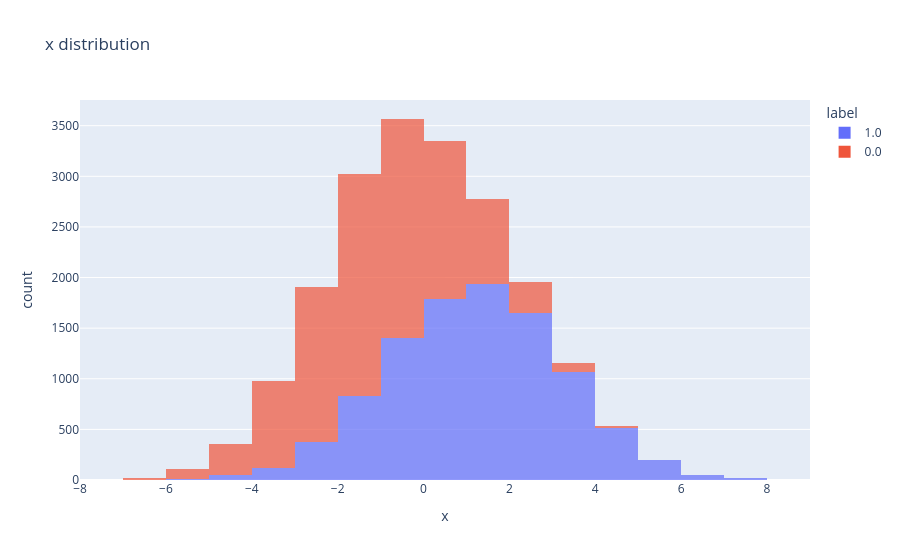
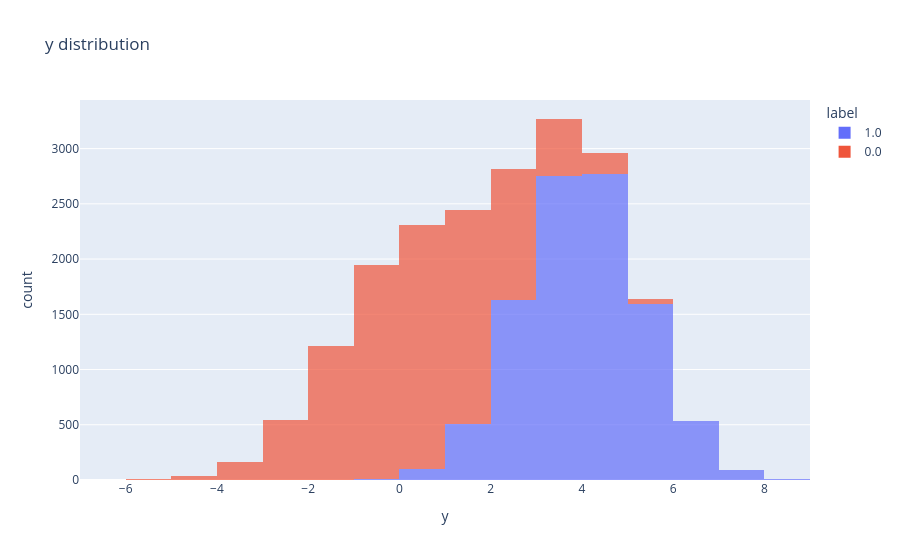
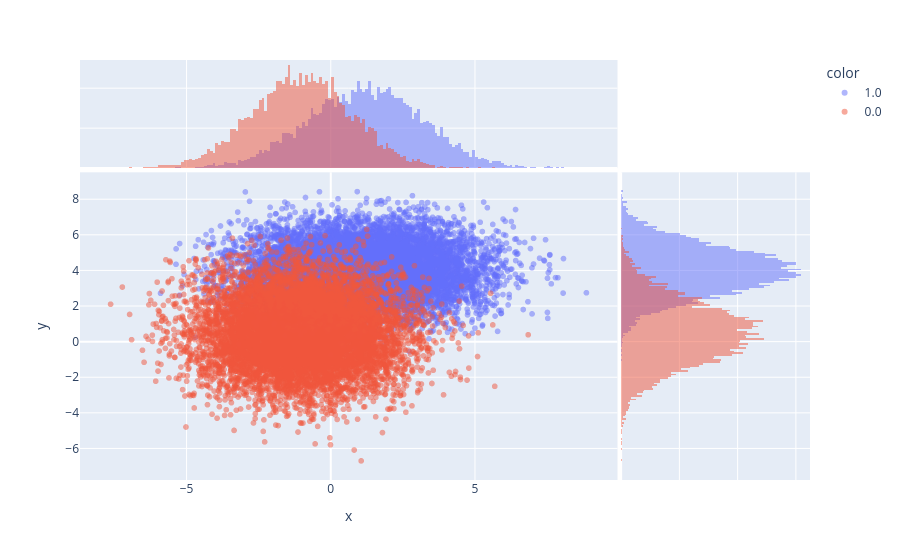

Notebook cell for these charts, in order:
### Markdown cell above
## Analiza wizualna danych. 

Pierwszy krok przy analizie danych z użyciem dowolnego algorytmu to ich inspekcja. Korzystając z metod klasy DataFrame proszę:
* narysować rozkłady wszystkich zmiennych wejściowych oddzielnie dla klas 0 i 1
* narysować wykres korelacji między zmiennymi wejściowymi dla klas 0 i 1 na jednym rysunku

Oglądając rysunki proszę sprawdzić jakościowo czy:
* czy średnie wartości $x$ i $y$ są zgodne z założeniami? 
* czy krotność klas jest zgodna z założeniami?
* czy rozkłady dwuwymiarowe są zgodne z założeniem diagonalnej macierzy kowariancji?

### Code cell
#BEGIN_SOLUTION

px.histogram(df, x="x", nbins=30, color='label', title="x distribution", opacity=0.7).show()
px.histogram(df, x="y", nbins=30, color='label', title="y distribution", opacity=0.7).show()

px.scatter(
    df, 
    x="x", 
    y="y", 
    color=df["label"].astype(str),
    opacity=0.5,
    marginal_x="histogram",   # inne opcje: "box", "violin", "rug"
    marginal_y="histogram"
).show()
#END_SOLUTION

### Figure 1 — Plotly figure (JSON) as saved in the notebook; plotly's stock layout.template omitted (floating-point values rounded to 4 significant figures; data arrays with more than 128 entries replaced by an {"elided": "..."} marker saying what was removed)
{"data": [{"alignmentgroup": "True", "bingroup": "x", "hovertemplate": "label=1.0<br>x=%{x}<br>count=%{y}<extra></extra>", "legendgroup": "1.0", "marker": {"color": "#636efa", "opacity": 0.7, "pattern": {"shape": ""}}, "name": "1.0", "nbinsx": 30, "offsetgroup": "1.0", "orientation": "v", "showlegend": true, "type": "histogram", "x": {"elided": "10000 float values"}, "xaxis": "x", "yaxis": "y"}, {"alignmentgroup": "True", "bingroup": "x", "hovertemplate": "label=0.0<br>x=%{x}<br>count=%{y}<extra></extra>", "legendgroup": "0.0", "marker": {"color": "#EF553B", "opacity": 0.7, "pattern": {"shape": ""}}, "name": "0.0", "nbinsx": 30, "offsetgroup": "0.0", "orientation": "v", "showlegend": true, "type": "histogram", "x": {"elided": "10000 float values"}, "xaxis": "x", "yaxis": "y"}], "layout": {"barmode": "relative", "legend": {"title": {"text": "label"}, "tracegroupgap": 0}, "title": {"text": "x distribution"}, "xaxis": {"anchor": "y", "domain": [0, 1], "title": {"text": "x"}}, "yaxis": {"anchor": "x", "domain": [0, 1], "title": {"text": "count"}}}}

### Figure 2 — Plotly figure (JSON) as saved in the notebook; plotly's stock layout.template omitted (floating-point values rounded to 4 significant figures; data arrays with more than 128 entries replaced by an {"elided": "..."} marker saying what was removed)
{"data": [{"alignmentgroup": "True", "bingroup": "x", "hovertemplate": "label=1.0<br>y=%{x}<br>count=%{y}<extra></extra>", "legendgroup": "1.0", "marker": {"color": "#636efa", "opacity": 0.7, "pattern": {"shape": ""}}, "name": "1.0", "nbinsx": 30, "offsetgroup": "1.0", "orientation": "v", "showlegend": true, "type": "histogram", "x": {"elided": "10000 float values"}, "xaxis": "x", "yaxis": "y"}, {"alignmentgroup": "True", "bingroup": "x", "hovertemplate": "label=0.0<br>y=%{x}<br>count=%{y}<extra></extra>", "legendgroup": "0.0", "marker": {"color": "#EF553B", "opacity": 0.7, "pattern": {"shape": ""}}, "name": "0.0", "nbinsx": 30, "offsetgroup": "0.0", "orientation": "v", "showlegend": true, "type": "histogram", "x": {"elided": "10000 float values"}, "xaxis": "x", "yaxis": "y"}], "layout": {"barmode": "relative", "legend": {"title": {"text": "label"}, "tracegroupgap": 0}, "title": {"text": "y distribution"}, "xaxis": {"anchor": "y", "domain": [0, 1], "title": {"text": "y"}}, "yaxis": {"anchor": "x", "domain": [0, 1], "title": {"text": "count"}}}}

### Figure 3 — Plotly figure (JSON) as saved in the notebook; plotly's stock layout.template omitted (floating-point values rounded to 4 significant figures; data arrays with more than 128 entries replaced by an {"elided": "..."} marker saying what was removed)
{"data": [{"hovertemplate": "color=1.0<br>x=%{x}<br>y=%{y}<extra></extra>", "legendgroup": "1.0", "marker": {"color": "#636efa", "opacity": 0.5, "symbol": "circle"}, "mode": "markers", "name": "1.0", "showlegend": true, "type": "scattergl", "x": {"elided": "10000 float values"}, "xaxis": "x", "y": {"elided": "10000 float values"}, "yaxis": "y"}, {"alignmentgroup": "True", "bingroup": "x", "hovertemplate": "color=1.0<br>x=%{x}<br>count=%{y}<extra></extra>", "legendgroup": "1.0", "marker": {"color": "#636efa"}, "name": "1.0", "offsetgroup": "1.0", "opacity": 0.5, "showlegend": false, "type": "histogram", "x": {"elided": "10000 float values"}, "xaxis": "x3", "yaxis": "y3"}, {"alignmentgroup": "True", "bingroup": "y", "hovertemplate": "color=1.0<br>y=%{y}<br>count=%{x}<extra></extra>", "legendgroup": "1.0", "marker": {"color": "#636efa"}, "name": "1.0", "offsetgroup": "1.0", "opacity": 0.5, "showlegend": false, "type": "histogram", "xaxis": "x2", "y": {"elided": "10000 float values"}, "yaxis": "y2"}, {"hovertemplate": "color=0.0<br>x=%{x}<br>y=%{y}<extra></extra>", "legendgroup": "0.0", "marker": {"color": "#EF553B", "opacity": 0.5, "symbol": "circle"}, "mode": "markers", "name": "0.0", "showlegend": true, "type": "scattergl", "x": {"elided": "10000 float values"}, "xaxis": "x", "y": {"elided": "10000 float values"}, "yaxis": "y"}, {"alignmentgroup": "True", "bingroup": "x", "hovertemplate": "color=0.0<br>x=%{x}<br>count=%{y}<extra></extra>", "legendgroup": "0.0", "marker": {"color": "#EF553B"}, "name": "0.0", "offsetgroup": "0.0", "opacity": 0.5, "showlegend": false, "type": "histogram", "x": {"elided": "10000 float values"}, "xaxis": "x3", "yaxis": "y3"}, {"alignmentgroup": "True", "bingroup": "y", "hovertemplate": "color=0.0<br>y=%{y}<br>count=%{x}<extra></extra>", "legendgroup": "0.0", "marker": {"color": "#EF553B"}, "name": "0.0", "offsetgroup": "0.0", "opacity": 0.5, "showlegend": false, "type": "histogram", "xaxis": "x2", "y": {"elided": "10000 float values"}, "yaxis": "y2"}], "layout": {"barmode": "overlay", "legend": {"title": {"text": "color"}, "tracegroupgap": 0}, "margin": {"t": 60}, "xaxis": {"anchor": "y", "domain": [0, 0.7363], "title": {"text": "x"}}, "xaxis2": {"anchor": "y2", "domain": [0.7413, 1], "matches": "x2", "showgrid": true, "showline": false, "showticklabels": false, "ticks": ""}, "xaxis3": {"anchor": "y3", "domain": [0, 0.7363], "matches": "x", "showgrid": true, "showticklabels": false}, "xaxis4": {"anchor": "y4", "domain": [0.7413, 1], "matches": "x2", "showgrid": true, "showline": false, "showticklabels": false, "ticks": ""}, "yaxis": {"anchor": "x", "domain": [0, 0.7326], "title": {"text": "y"}}, "yaxis2": {"anchor": "x2", "domain": [0, 0.7326], "matches": "y", "showgrid": true, "showticklabels": false}, "yaxis3": {"anchor": "x3", "domain": [0.7426, 1], "matches": "y3", "showgrid": true, "showline": false, "showticklabels": false, "ticks": ""}, "yaxis4": {"anchor": "x4", "domain": [0.7426, 1], "matches": "y3", "showgrid": true, "showline": false, "showticklabels": false, "ticks": ""}}}
